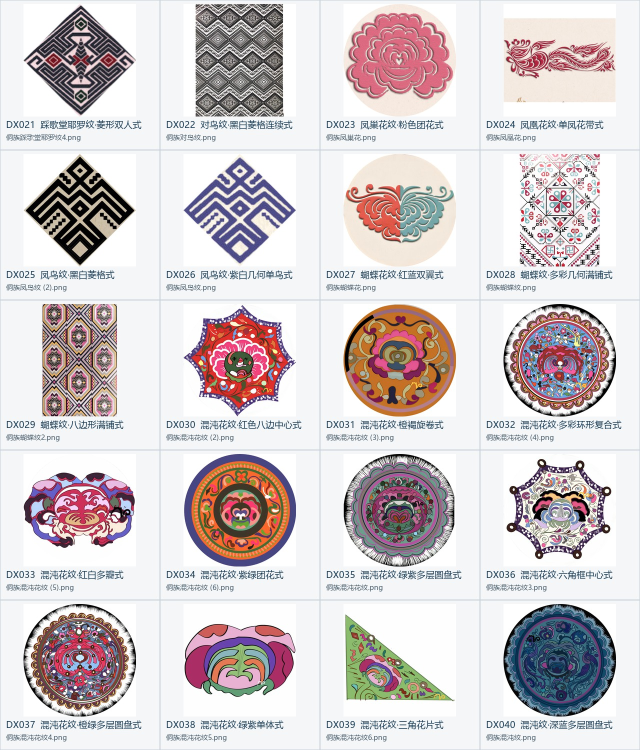
#> input picture app/纹样库/侗族/_标注成果/04_编号总览/编号总览_02.jpg, 1280 x 1500 px, given in place of butterfly-init.png, which was not available (shown at 1/2 size)
$ python embroidery_texture_probe.py
#> lines starting #> are read from the running program, lines starting #| are printed output that depends on the picture; after the words box and inside, x2 and y2 are one past the last pixel; in counts of white or black regions, pixels touching at a corner belong together
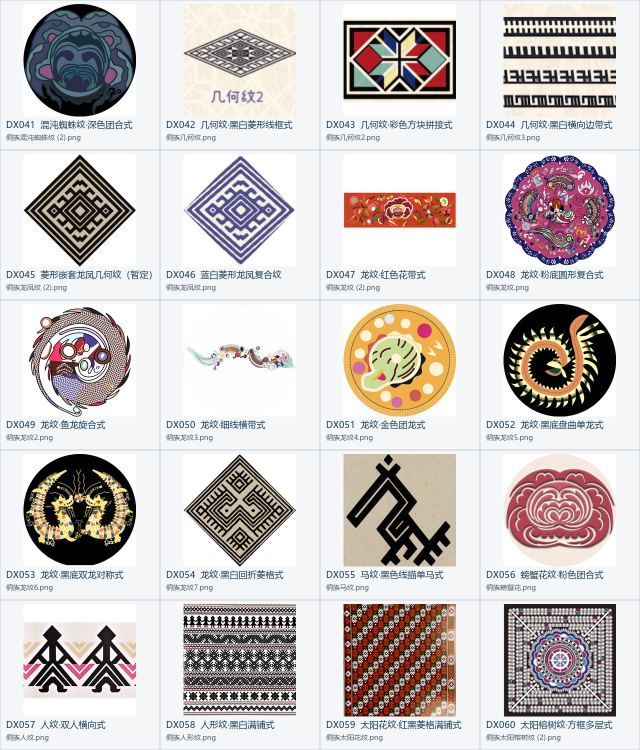
#> input picture app/纹样库/侗族/_标注成果/04_编号总览/编号总览_03.jpg, 1280 x 1500 px, given in place of butterfly-mask.png, which was not available (shown at 1/2 size)
#> in main, input_file is the input picture: PIL image 1280x1500 RGB; mean R, G, B 210.8, 202.8, 205
#> in main, mask_file is the input picture: PIL image 1280x1500 RGB; mean R, G, B 202.6, 196.4, 195.1
### app/embroidery_material.py
"""Deterministic satin-thread material for pre-diffusion reference images."""

from __future__ import annotations

import cv2
import numpy as np
from PIL import Image

MATERIAL_VERSION = "embroidery-input-material-1"
NOISE_SEED = 20261109


def _restore_background_mean(output, source, outside):
    """Keep each integer channel sum outside the source mask unchanged."""
    if not np.any(outside):
        return output
    for channel in range(3):
        values = output[:, :, channel][outside].astype(np.int32)
        target = int(source[:, :, channel][outside].sum())
        for _ in range(4):
            difference = target - int(values.sum())
            if difference == 0:
                break
            direction = 1 if difference > 0 else -1
            editable = np.flatnonzero(values < 255 if direction > 0 else values > 0)
            if not editable.size:
                break
            quotient, remainder = divmod(abs(difference), editable.size)
            values[editable] += direction * quotient
            # Evenly spaced corrections keep the small quantization adjustment
            # from appearing as a bright patch in one corner of the fabric.
            if remainder:
                indices = np.linspace(0, editable.size - 1, remainder, dtype=int)
                values[editable[indices]] += direction
            values = np.clip(values, 0, 255)
        output[:, :, channel][outside] = values.astype(np.uint8)
    return output


def materialize(image: Image.Image, mask: Image.Image) -> Image.Image:
    """Add restrained satin/thread relief and weave to a prepared RGB image."""
    if image.size != mask.size:
        raise ValueError("Material image and mask must have identical dimensions.")
    rgb = np.array(image.convert("RGB"))
    opacity = np.array(mask.convert("L"))
    alpha = opacity.astype(np.float32) / 255
    height, width = alpha.shape
#> height = 1500; width = 1280
    scale = min(width, height) / 512
#> scale = 2.5
    y, x = np.mgrid[:height, :width].astype(np.float32)
    angle = np.deg2rad(-28)
    across = x * np.cos(angle) + y * np.sin(angle)
    along = -x * np.sin(angle) + y * np.cos(angle)
    random = np.random.default_rng(NOISE_SEED)
    grain = random.normal(0, 1, alpha.shape).astype(np.float32)

    # Fine, almost parallel cylinders, with slight yarn irregularity along their
    # length. Pitch is about four pixels at the project's 512px working size.
    drift = 0.10 * scale * np.sin(along / (19 * scale))
    pitch = 4.1 * scale
#> pitch = 10.25
    phase = ((across + drift) / pitch + 0.5) % 1 - 0.5
    cylinder_x = np.clip(phase / 0.47, -1, 1)
    cylinder_z = np.sqrt(np.maximum(0, 1 - cylinder_x ** 2))
    directional_light = 0.78 * cylinder_z - 0.24 * cylinder_x
    yarn = directional_light - 0.58
    fibers = np.sin(2 * np.pi * (across / (0.86 * scale) + 0.015 * np.sin(along / (8 * scale))))
    specular = np.maximum(0, directional_light - 0.72) ** 2 * 110
    foreground_delta = rgb.astype(np.float32) * (yarn[:, :, None] * 0.30)
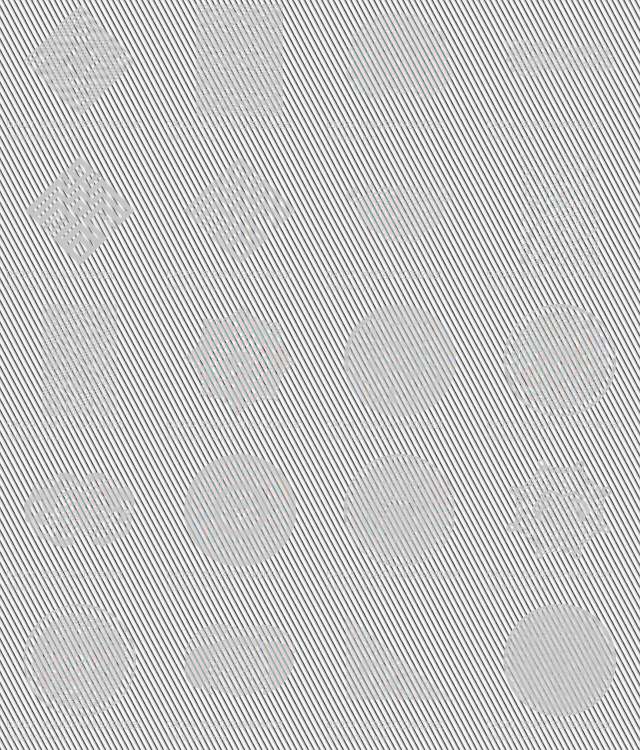
#> foreground_delta: shape (1500, 1280, 3) float32 (shown at 1/2 size); mean R, G, B -0.262, -0.257, -0.258; drawn with min black and max white
    # A small neutral specular component makes dark thread visible without
    # replacing its selected color with a lighter material preset.
    foreground_delta += (specular + fibers * 1.1 + grain * 0.65)[:, :, None]

    support = (opacity >= max(16, min(128, (int(opacity.max()) + 1) // 2))).astype(np.uint8)
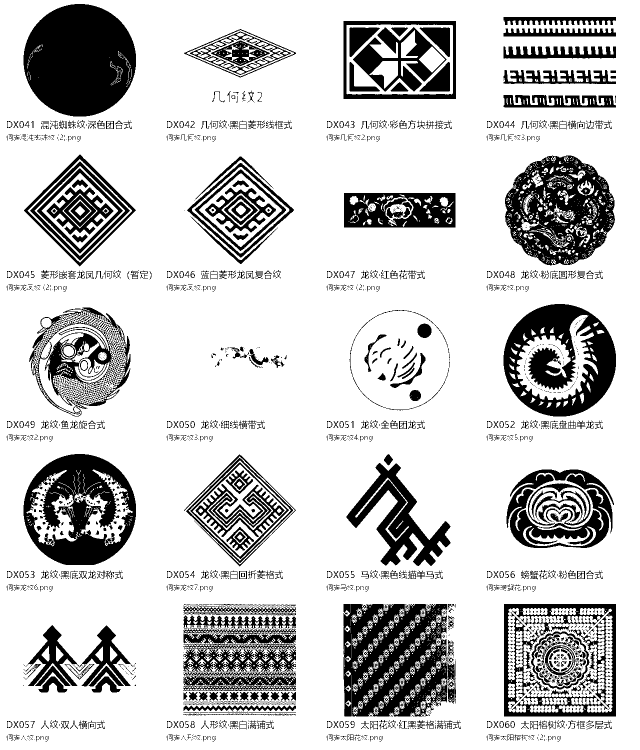
#> support: shape (1500, 1280) (shown at 1/2 size); values 0 (black) and 1 (white), 79.3% white; 2396 black regions (1668 under 20 px), largest, box (x1, y1, x2, y2) and area: (47, 8, 272, 233) 39415, (687, 1208, 912, 1433) 35771, (1010, 311, 1230, 531) 28428
    distance = cv2.distanceTransform(support, cv2.DIST_L2, 3)
    surface = np.clip(distance / max(1, 2.5 * scale), 0, 1)
    slope_y, slope_x = np.gradient(surface)
    bevel = (-0.7 * slope_x - 0.5 * slope_y) * 13
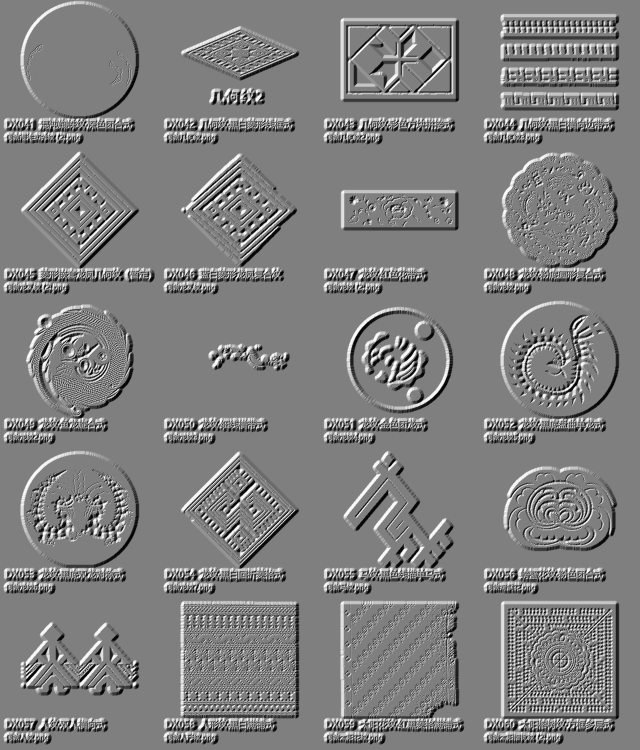
#> bevel: shape (1500, 1280) float32 (shown at 1/2 size); min -1.82, max 1.82, mean 1.56e-09; drawn with min black and max white
    foreground_delta += bevel[:, :, None]

    warp = np.sin(2 * np.pi * x / (3.1 * scale))
    weft = np.sin(2 * np.pi * y / (2.8 * scale))
    weave = (0.65 * warp + 0.6 * weft + 0.3 * warp * weft + grain * 0.25) * 1.3
    composite = rgb.astype(np.float32) + foreground_delta * alpha[:, :, None] + weave[:, :, None] * (1 - alpha[:, :, None])
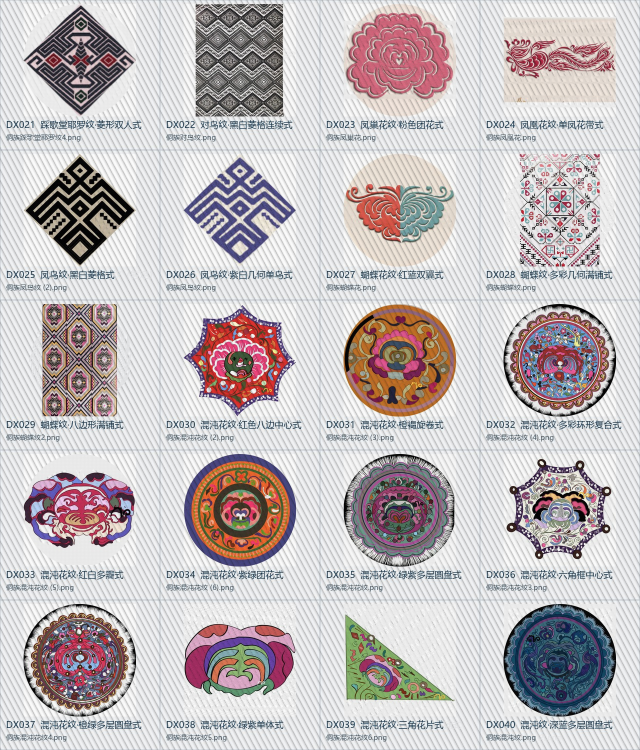
#> composite: shape (1500, 1280, 3) float32 (shown at 1/2 size); mean R, G, B 210.5, 202.5, 204.6; drawn with min black and max white
    output = np.clip(np.rint(composite), 0, 255).astype(np.uint8)
    output = _restore_background_mean(output, rgb, opacity == 0)
#> the loop in _restore_background_mean, `for channel in range(3):` made 3 passes
#> target on passes 1 to 3: 6524248, 5904857, 6087895
#> after the loop in _restore_background_mean, `for channel in range(3):`: output: shape (1500, 1280, 3); mean R, G, B 208.8, 200.6, 202.2
#> the loop in _restore_background_mean (call 2), `for channel in range(3):` made 3 passes
    return Image.fromarray(output, "RGB")

### app/scripts/embroidery_texture_probe.py
"""Exploratory deterministic material shading for diffusion input images.

This script reuses the production materializer and writes input previews only.
The output is an RGB conditioning image with the original mask and dimensions.
"""

from __future__ import annotations

import argparse
import hashlib
import json
import sys
from pathlib import Path

import numpy as np
from PIL import Image, ImageDraw

PROJECT_ROOT = Path(__file__).resolve().parents[1]
sys.path.insert(0, str(PROJECT_ROOT))

from embroidery_material import MATERIAL_VERSION as PROBE_VERSION, NOISE_SEED, materialize


def main():
    parser = argparse.ArgumentParser(description=__doc__)
    parser.add_argument("--source", type=Path, default=PROJECT_ROOT / "outputs" / "reference-texture-exploration-2026-11-09")
    parser.add_argument("--output", type=Path, default=PROJECT_ROOT / "outputs" / "reference-material-probe-2026-11-09")
    args = parser.parse_args()
    args.output.mkdir(parents=True, exist_ok=True)
    records = []
    sheet = Image.new("RGB", (1024, 4 * 544), "#ECE8DF")
    draw = ImageDraw.Draw(sheet)
    for index, name in enumerate(("butterfly", "star", "people", "zigzag")):
        image_path = args.source / f"{name}-init.png"
        mask_path = args.source / f"{name}-mask.png"
        with Image.open(image_path) as input_file, Image.open(mask_path) as mask_file:
            image, mask = input_file.convert("RGB"), mask_file.convert("L")
        result = materialize(image, mask)
        assert result.size == image.size
        assert result.tobytes() == materialize(image, mask).tobytes(), "Material input must be deterministic"
        destination = args.output / f"{name}-material.png"
        result.save(destination)
        original, rendered = np.array(image), np.array(result)
        outside = np.array(mask) == 0
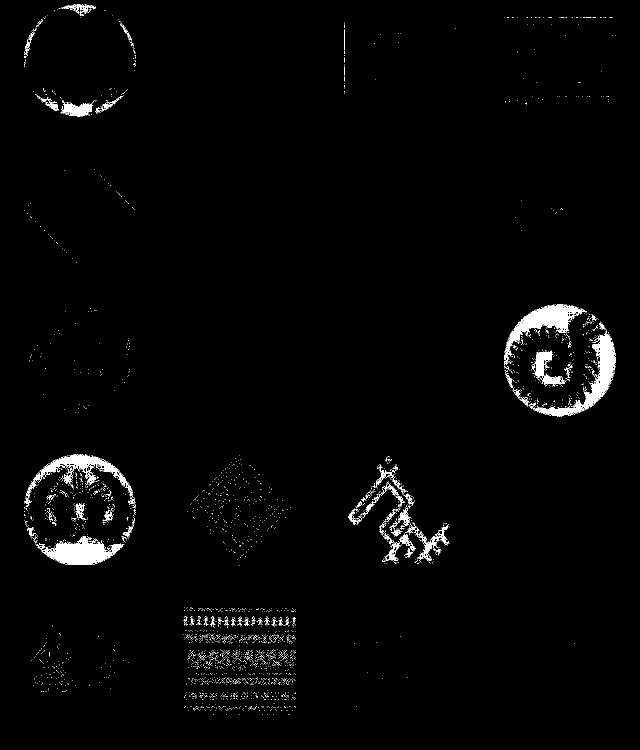
#> outside: shape (1500, 1280) bool (shown at 1/2 size); 1.8% white; 3219 white regions (3140 under 20 px), largest, box (x1, y1, x2, y2) and area: (1060, 663, 1232, 833) 5392, (73, 1072, 249, 1130) 4882, (1008, 609, 1170, 731) 4776
        inside = np.array(mask) >= 128
        original_background = original[outside].mean(axis=0)
#> original_background = [186.6, 168.9, 174.1]
        material_background = rendered[outside].mean(axis=0)
#> material_background = [186.6, 168.9, 174.1]
        assert np.array_equal(original[outside].sum(axis=0), rendered[outside].sum(axis=0)), "Background mean changed"
        records.append({"name": name, "input": str(image_path), "mask": str(mask_path), "output": str(destination),
            "input_sha256": hashlib.sha256(image_path.read_bytes()).hexdigest(),
            "mask_sha256": hashlib.sha256(mask_path.read_bytes()).hexdigest(),
            "output_sha256": hashlib.sha256(destination.read_bytes()).hexdigest(),
            "size": list(result.size), "background_mean_before": original_background.tolist(),
            "background_mean_after": material_background.tolist(),
            "foreground_mean_before": original[inside].mean(axis=0).tolist(),
            "foreground_mean_after": rendered[inside].mean(axis=0).tolist()})
        draw.text((12, index * 544 + 8), name + " - prepared input", fill="#222222")
        draw.text((524, index * 544 + 8), name + " - material input probe", fill="#222222")
        sheet.paste(image, (0, index * 544 + 32))
        sheet.paste(result, (512, index * 544 + 32))
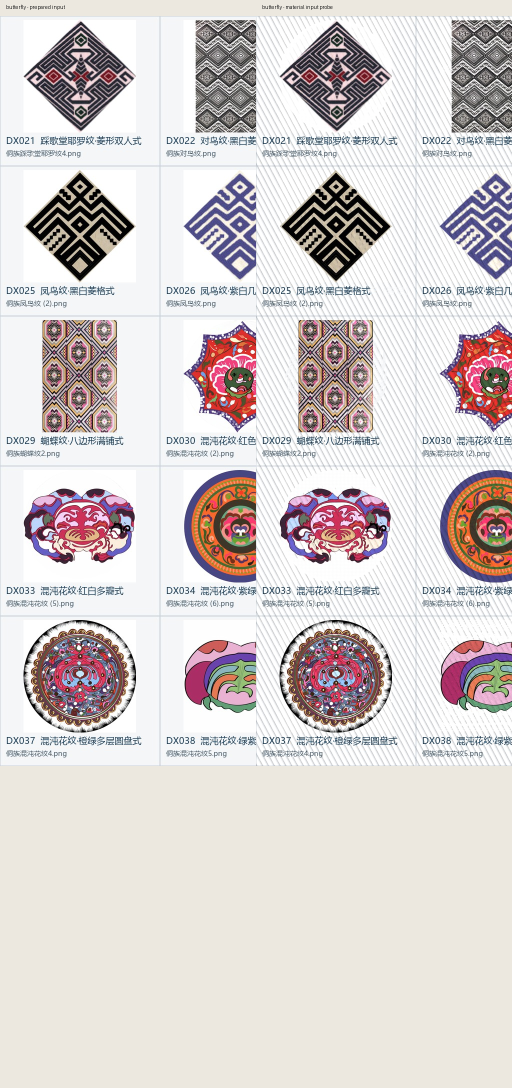
#> sheet: PIL image 1024x2176 RGB (shown at 1/2 size); mean R, G, B 214.8, 207.5, 206.7
    sheet.save(args.output / "material-input-comparison.png")
    report = {"version": PROBE_VERSION, "noise_seed": NOISE_SEED,
        "scope": "Deterministic pre-diffusion conditioning exploration. Production preprocessing and generated outputs are unchanged.",
        "records": records}
    (args.output / "report.json").write_text(json.dumps(report, ensure_ascii=False, indent=2), encoding="utf-8")
    print(json.dumps({"output": str(args.output), "version": PROBE_VERSION,
        "checked": ["four source masks and sizes retained", "deterministic pixels", "exact outside-mask channel means"],
        "foreground_means": [{"name": row["name"], "before": row["foreground_mean_before"], "after": row["foreground_mean_after"]} for row in records]}, indent=2))


if __name__ == "__main__":
#> (the run stopped early here; a loop or call above may not have finished)
